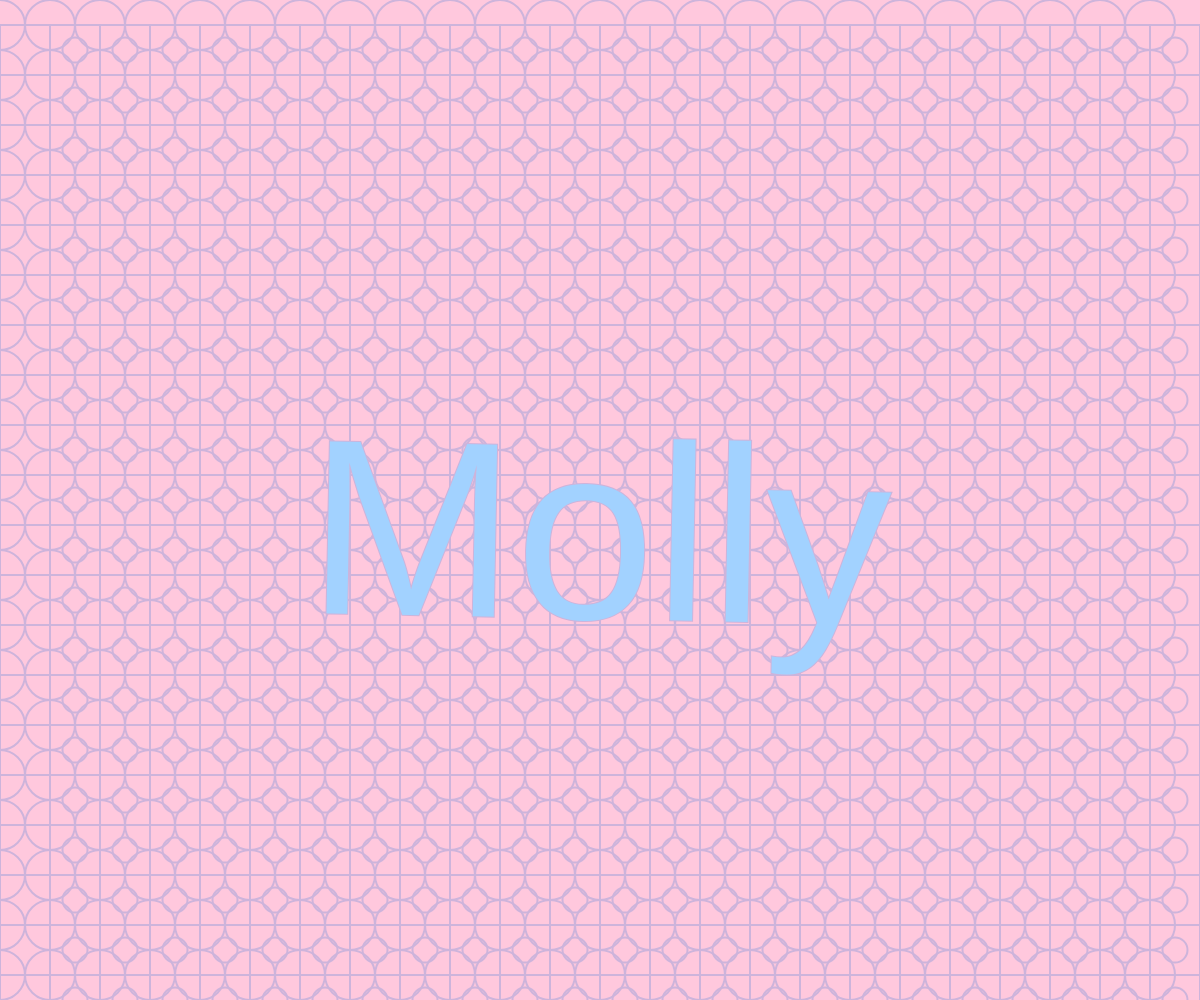
Frame 1 (no input)
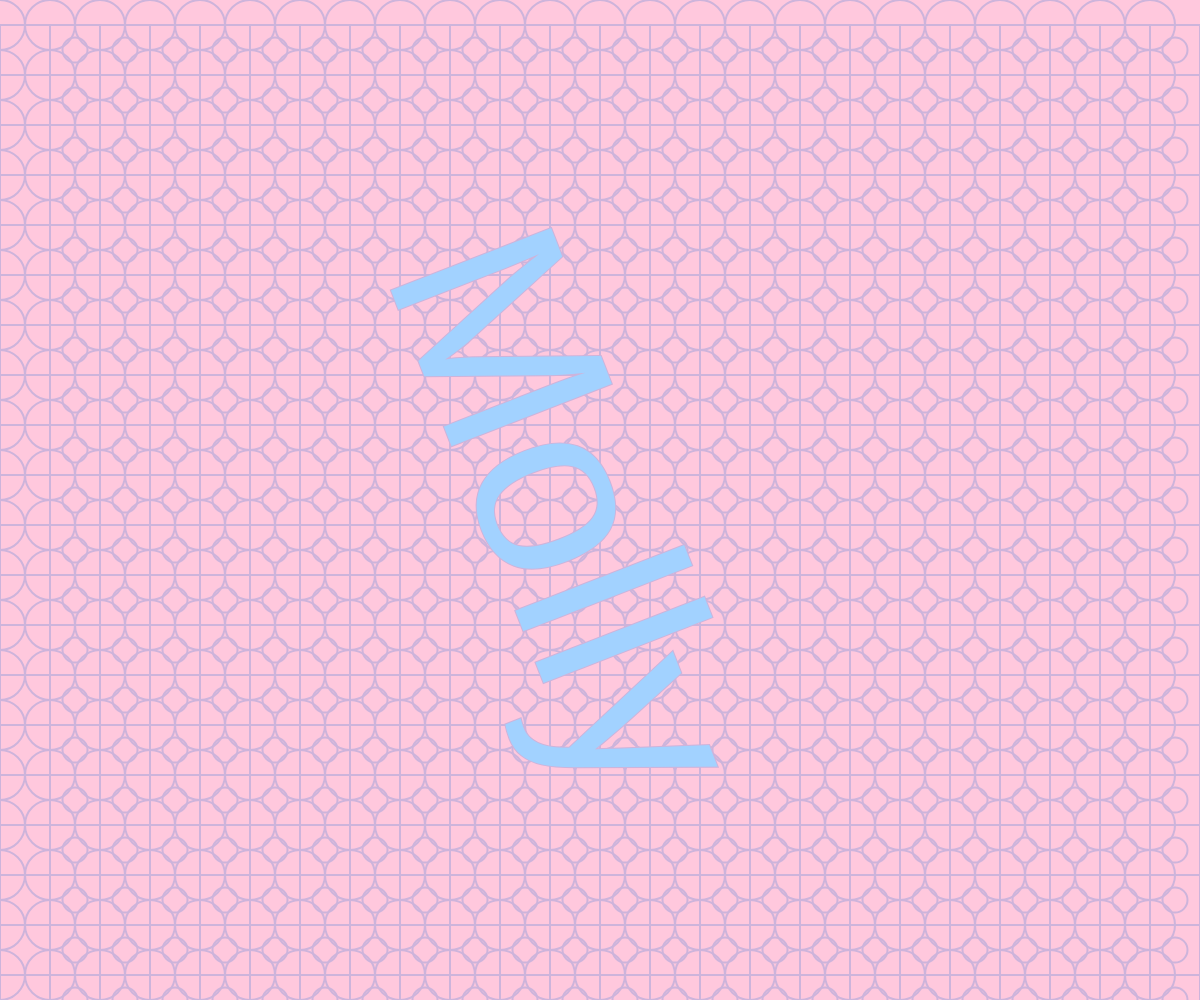
Frame 60 (no input)
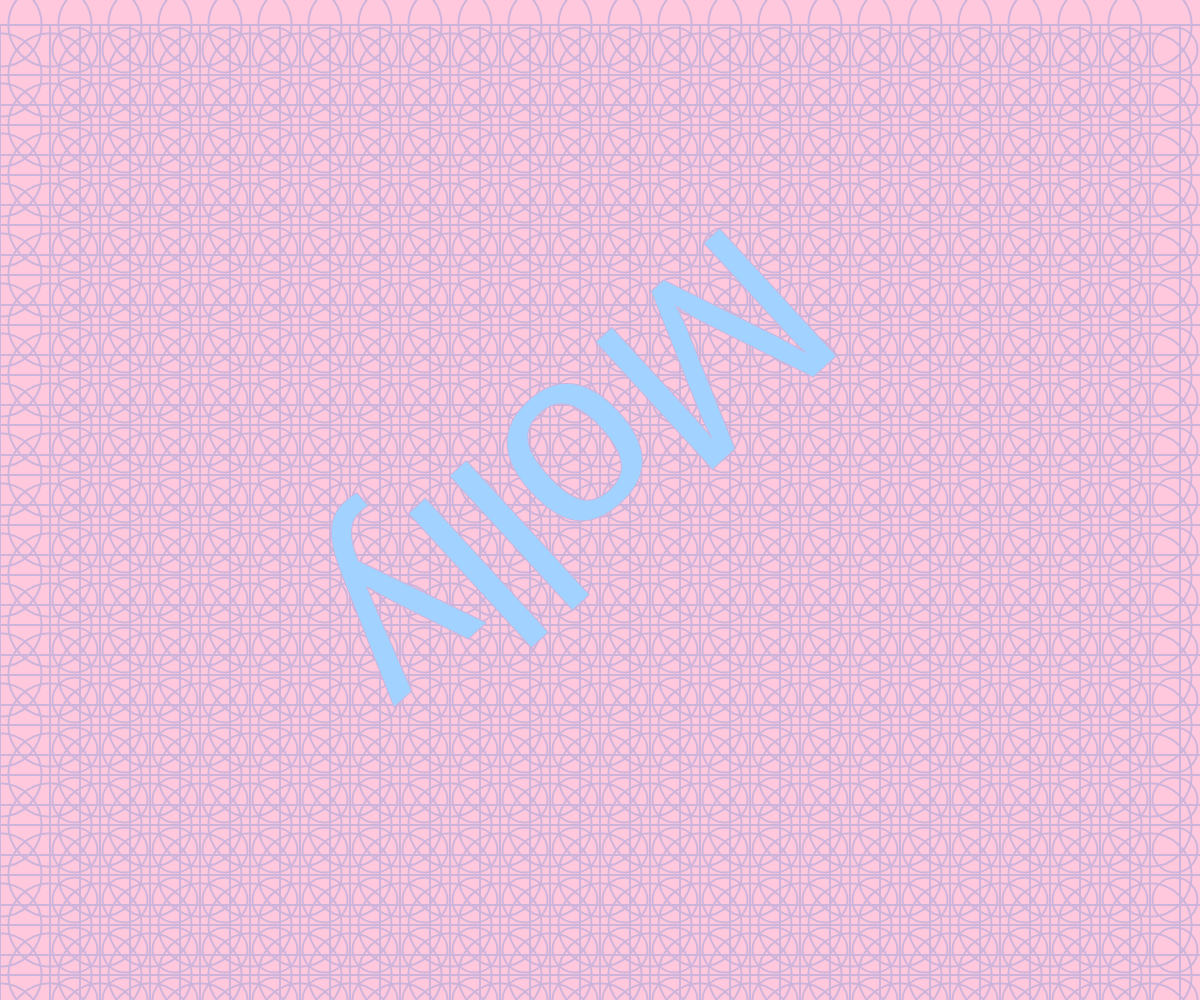
Frame 120 (the mouse pressed at the canvas centre since frame 60)

The p5.js sketch that drew these frames (run headless with seeded random() and noise() and a simulated clock; from frame 60 on, the mouse is pressed at the canvas centre):

// p5.js sketch
// ── sketch.js
function setup() {
  createCanvas(windowWidth, windowHeight);
  textSize(250);//文字尺寸
  textAlign(CENTER, CENTER);//文字固定在中心
}


function draw() {
 
  background("#FFC8DD");
  noFill()
  stroke("#CDB4DB")
  strokeWeight(2)
  

  var rect_width = 50
  var bc_w = 50
  var sc_w =25
    for(let j = 0;j<25;j=j+1){
    for(let x=0;x<width;x=x+rect_width){
      ellipse(x,25+50*j,bc_w+mouseY/15)
      rect(x,25+50*j,rect_width+mouseX/20)
      ellipse(25+x+rect_width,50+50*j,sc_w+mouseY/25)
     }
    
    }
  
    translate(width / 2, height / 2);
    fill("#A2D2FF");//字體顏色
    rotate(frameCount / 50);//隨著時間旋轉
    text("Molly", 0, 50);//文字
    pop();
  }
